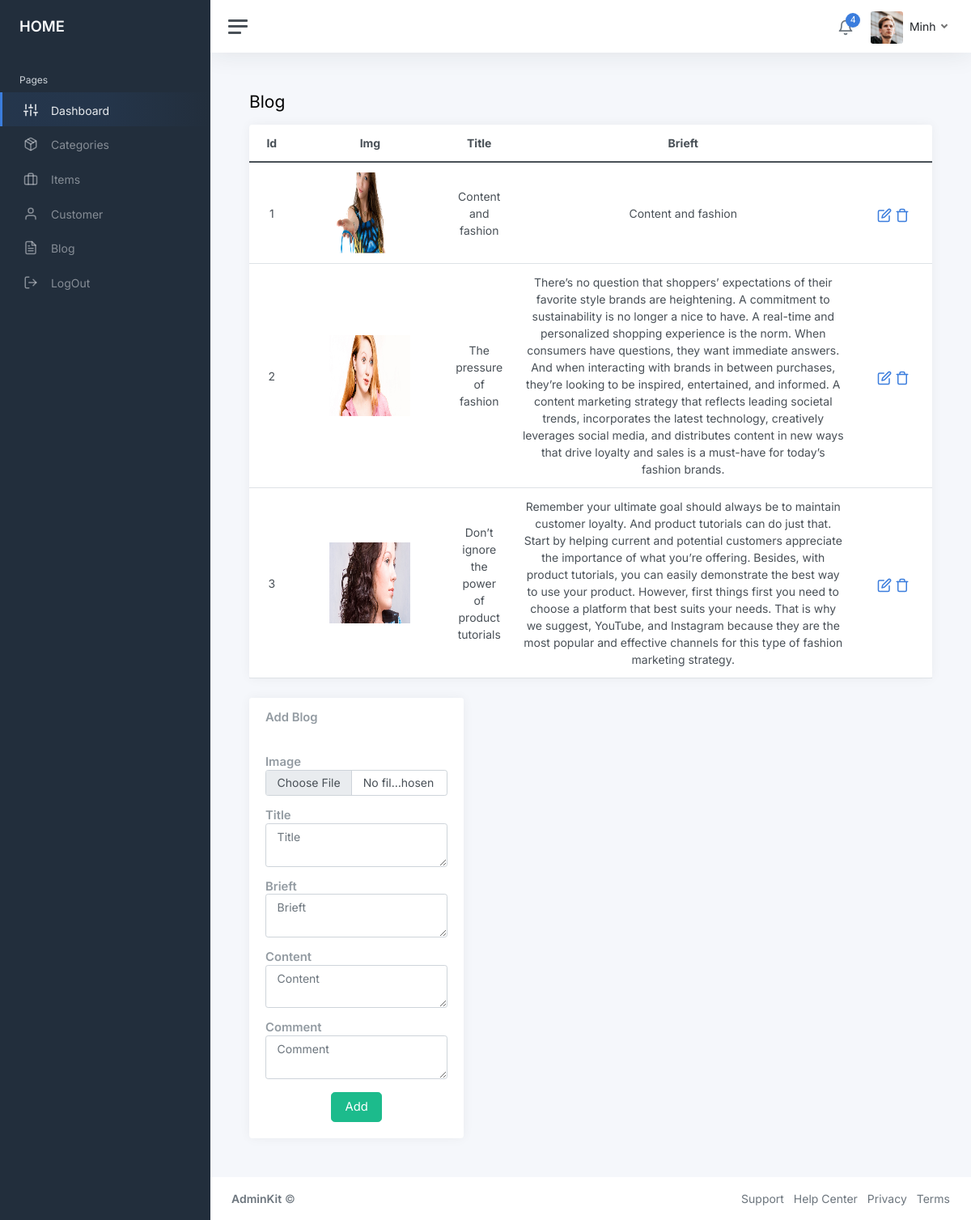
The app's page /admin/home.php?quanly=blog (signed in) with its own data.
### tables this page shows
CREATE TABLE `blog` (
  `id` int(11) NOT NULL,
  `title` varchar(100) DEFAULT NULL,
  `brieft` text DEFAULT NULL,
  `content` text DEFAULT NULL,
  `img` varchar(50) DEFAULT NULL,
  `date` varchar(100) DEFAULT NULL,
  `author` varchar(50) DEFAULT NULL,
  `cmt` text DEFAULT NULL
);

### admin/pages_blog.php (the view, shortened to what this page needs)
<?php
include_once('../database/connect.php');
?>
			<main class="content">
				<div class="container-fluid p-0">
					<div class="mb-3">
						<h1 class="h3 d-inline align-middle">Blog</h1>
					</div>
					<div class="row">
						<div class="col-12 col-lg-12 col-xxl-8 ">
							<div class="card">
								<table class="table table-hover my-0">
									<thead>
										<tr>
											<th class="text-center">Id</th>
											<th class="text-center">Img</th>
											<th class="text-center">Title</th>
											<th class="text-center">Brieft</th>
										</tr>
									</thead>
									<tbody>
									<?php
										$blog=mysqli_query($con,"SELECT * from blog");
										$i=0;
										while($row_blog=mysqli_fetch_array($blog)){
											$i++;
									?>
										<tr id="item" >
											<td class="text-center"><?php echo $i ?></td>
											<td  class="text-center">
												<img style="width: 100px;height:100px" src=".<?php echo $row_blog['img'] ?>" alt="">
											</td>
											<td style="width: 20px;"class="text-center"><?php echo $row_blog['title'] ?></td>
											<td style="width:50%" class="text-center"><?php echo $row_blog['brieft'] ?></td>
											<td  class="text-center"><a href="?quanly=blog&update=<?php echo $row_blog['id']?>" class="align-middle"> <i class="align-middle" data-feather="edit"></i></a>  <a class='align-middle' href="?quanly=blog&delete=<?php echo $row_blog['id'] ?>" onclick="return confirm('Are you sure you want to delete this item')"><i class='align-middle' data-feather='trash'></i></a></td>
										</tr>
										<?php
										}
										?>
									</tbody>
								</table>
							</div>
						</div>
						<?php
						if(isset($_GET['update']))
						{
							$update=mysqli_query($con,"SELECT * from clothes where id=".$_GET['update']."");
							$row_update=mysqli_fetch_array($update);
						?>
						<div class="col-12 col-lg-4">
							<div class="card">
								<div class="card-header">
									<h5 class="card-title mb-0"> Update Blog</h5>
								</div>
								<form action="" method="post" enctype="multipart/form-data">
								<div class="card-body ">
								<h5 class="card-title mb-0">Image</h5>
								<input type="file" placeholder="Thêm hình ảnh" name="hinhanh" class="form-control mb-3">
									<h5 class="card-title mb-0">Title</h5>
									<textarea name="title" class="form-control mb-3" rows="2" placeholder="Title"></textarea>
									<h5 class="card-title mb-0">Brieft</h5>
									<textarea name="bre" class="form-control mb-3" rows="2" placeholder="Brieft"></textarea>
									<h5 class="card-title mb-0">Content</h5>
									<textarea name="content" class="form-control mb-3" rows="2" placeholder="Content"></textarea>
									<h5 class="card-title mb-0">Comment</h5>
									<textarea name="cmt" class="form-control mb-3" rows="2" placeholder="Comment"></textarea>
									<!-- <h5 class="card-title mb-0">Comment</h5>
									<textarea name="cmt" class="form-control mb-3" rows="2" placeholder="Comment"></textarea> -->
								<div class="text-center">
								<button name="update_blog" class="btn btn-success btn-lg">Update</button>
								</div>
								</form>
							</div>
						</div>
						<?php
						}else{
						?>
							<div class="col-12 col-lg-4">
							<div class="card">
								<div class="card-header">
									<h5 class="card-title mb-0"> Add Blog</h5>
								</div>
								<form action="" method="post" enctype="multipart/form-data">
								<div class="card-body ">
								<h5 class="card-title mb-0">Image</h5>
								<input type="file" placeholder="Thêm hình ảnh" name="hinhanh" class="form-control mb-3">
									<h5 class="card-title mb-0">Title</h5>
									<textarea name="title" class="form-control mb-3" rows="2" placeholder="Title"></textarea>
									<h5 class="card-title mb-0">Brieft</h5>
									<textarea name="bre" class="form-control mb-3" rows="2" placeholder="Brieft"></textarea>
									<h5 class="card-title mb-0">Content</h5>
									<textarea name="content" class="form-control mb-3" rows="2" placeholder="Content"></textarea>
									<h5 class="card-title mb-0">Comment</h5>
									<textarea name="cmt" class="form-control mb-3" rows="2" placeholder="Comment"></textarea>
								<div class="text-center">
								<button name="add_blog" class="btn btn-success btn-lg">Add</button>
								</div>
								</form>
							</div>
						</div>
						<?php
						}?>
					</div>
				</div>
			</main>

### records on screen
blog: img (picture), title "Content and fashion", brieft "Content and fashion"
blog: img (picture), title "The pressure of fashion", brieft "There’s no question that shoppers’ expectations of their favorite style brands are heightening. A commitment to sustainability is no longer a nice to have. A real-time and personalized shopping experience is the norm. When consumers have questions, they want immediate answers. And when interacting with brands in between purchases, they’re looking to be inspired, entertained, and informed. A content marketing strategy that reflects leading societal trends, incorporates the latest technology, creatively leverages social media, and distributes content in new ways that drive loyalty and sales is a must-have for today’s fashion brands."
blog: img (picture), title "Don’t ignore the power of product tutorials", brieft "Remember your ultimate goal should always be to maintain customer loyalty. And product tutorials can do just that. Start by helping current and potential customers appreciate the importance of what you’re offering. Besides, with product tutorials, you can easily demonstrate the best way to use your product. However, first things first you need to choose a platform that best suits your needs. That is why we suggest, YouTube, and Instagram because they are the most popular and effective channels for this type of fashion marketing strategy."

### other values on screen
$_SESSION["dangnhap"] "Minh"
